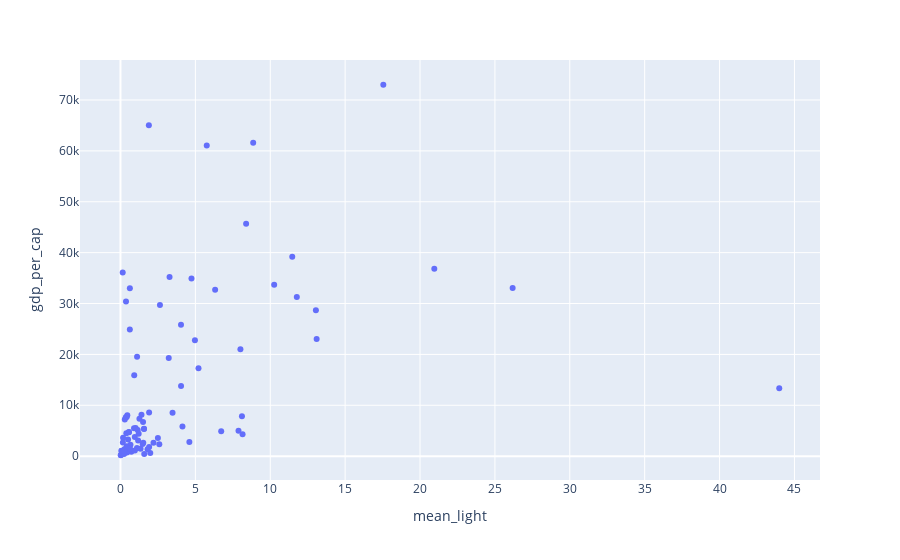

The code cell stored with this chart in its notebook:
### Code cell
import plotly.express as px
fig = px.scatter(imputed_df[imputed_df['Year'] == 1993], x = 'mean_light', y = 'gdp_per_cap', animation_group="Country")

fig.show()

### Figure 1 — Plotly figure (JSON) as saved in the notebook; plotly's stock layout.template omitted (floating-point values rounded to 4 significant figures)
{"data": [{"hoverlabel": {"namelength": 0}, "hovertemplate": "mean_light=%{x}<br>gdp_per_cap=%{y}", "ids": ["Albania", "Algeria", "Argentina", "Armenia", "Australia", "Austria", "Azerbaijan", "Bangladesh", "Belarus", "Belgium", "Benin", "Brazil", "Bulgaria", "Cameroon", "Canada", "Chile", "China", "Colombia", "Costa Rica", "Croatia", "Cyprus", "Denmark", "Ecuador", "Egypt", "El Salvador", "Estonia", "Ethiopia", "Finland", "France", "Georgia", "Germany", "Ghana", "Greece", "Guatemala", "Honduras", "Hungary", "Iceland", "India", "Indonesia", "Ireland", "Israel", "Italy", "Jamaica", "Japan", "Jordan", "Kazakhstan", "Kyrgyzstan", "Latvia", "Lebanon", "Lithuania", "Luxembourg", "Malaysia", "Malta", "Mauritius", "Mexico", "Morocco", "Mozambique", "Netherlands", "New Zealand", "Nicaragua", "Nigeria", "Norway", "Oman", "Panama", "Paraguay", "Peru", "Philippines", "Poland", "Portugal", "Romania", "Saudi Arabia", "Senegal", "Slovakia", "Slovenia", "South Africa", "Spain", "Sri Lanka", "Sweden", "Switzerland", "Thailand", "Togo", "Tunisia", "Turkey", "Ukraine", "United Arab Emirates", "United Kingdom", "Uruguay", "Zambia"], "legendgroup": "", "marker": {"color": "#636efa", "symbol": "circle"}, "mode": "markers", "name": "", "showlegend": false, "type": "scatter", "x": [0.2643, 0.5062, 0.3553, 0.7241, 0.1489, 4.741, 1.914, 1.586, 2.204, 26.18, 0.1075, 0.4562, 2.498, 0.06096, 0.6271, 0.2887, 0.6818, 0.5684, 1.573, 1.911, 8.008, 8.388, 0.9583, 1.103, 2.593, 1.507, 0.01822, 2.636, 6.32, 0.9607, 10.26, 0.2998, 3.222, 0.6664, 0.3915, 3.476, 0.3688, 1.989, 0.4154, 4.041, 13.1, 11.77, 6.725, 11.47, 1.522, 0.391, 0.4363, 1.149, 7.88, 1.569, 17.55, 0.9044, 43.99, 8.152, 1.402, 0.4293, 0.02484, 20.95, 0.6249, 0.2491, 1.34, 1.895, 0.9178, 0.5618, 0.1738, 0.1592, 0.6407, 4.138, 5.209, 1.215, 1.109, 0.09543, 8.11, 4.044, 1.011, 4.97, 1.808, 3.277, 8.861, 1.177, 0.2411, 1.48, 1.266, 4.6, 5.76, 13.05, 0.4153, 0.08614], "xaxis": "x", "y": [1371.0, 3279.0, 7644.0, 886.0, 36090.0, 34940.0, 1788.0, 439.2, 2612.0, 33070.0, 624.6, 8021.0, 3583.0, 1055.0, 33000.0, 7215.0, 998.4, 4708.0, 5403.0, 8568.0, 21010.0, 45660.0, 3767.0, 1587.0, 2364.0, 6739.0, 179.4, 29690.0, 32690.0, 1111.0, 33670.0, 857.7, 19300.0, 2260.0, 1566.0, 8550.0, 30420.0, 611.1, 1968.0, 25840.0, 23040.0, 31280.0, 4879.0, 39190.0, 2651.0, 4513.0, 714.8, 5159.0, 5004.0, 5317.0, 73000.0, 5503.0, 13340.0, 4291.0, 8117.0, 1705.0, 212.8, 36830.0, 24920.0, 1051.0, 1445.0, 65050.0, 15890.0, 4765.0, 3632.0, 2674.0, 1446.0, 5828.0, 17260.0, 4422.0, 19520.0, 1030.0, 7821.0, 13800.0, 5518.0, 22770.0, 1342.0, 35200.0, 61600.0, 3083.0, 423.0, 2387.0, 7343.0, 2798.0, 61080.0, 28660.0, 7721.0, 1017.0], "yaxis": "y"}], "layout": {"autosize": true, "legend": {"tracegroupgap": 0}, "margin": {"t": 60}, "xaxis": {"anchor": "y", "autorange": true, "domain": [0, 1], "range": [-2.623, 46.63], "title": {"text": "mean_light"}, "type": "linear"}, "yaxis": {"anchor": "x", "autorange": true, "domain": [0, 1], "range": [-4984.0, 78160.0], "title": {"text": "gdp_per_cap"}, "type": "linear"}}}
